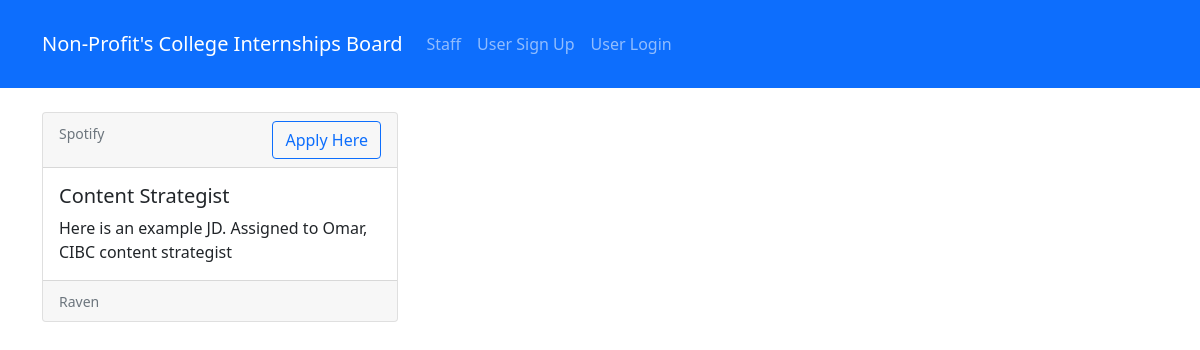
/show_internship/3/, run on the app's committed database.
### board/models.py (models this page shows, shortened)
class Internship(models.Model):
    position_title = models.CharField(max_length=200)
    date_posted = models.DateField(default=date.today)
    app_link= models.URLField()
    description = models.TextField(blank=True)
    staff = models.ForeignKey(Staff, null=True, on_delete= models.SET_NULL)
    company = models.ForeignKey(Company, null=True, on_delete= models.SET_NULL)

class Company(models.Model):
    name = models.CharField(max_length=200)
    org_partner = models.BooleanField()
    website = models.URLField()
    location = models.CharField(max_length=200, blank=True)
    def __str__(self):
        return self.name

class Staff(models.Model):
    name= models.CharField(max_length=150)
    position = models.CharField(max_length=200)
    email = models.EmailField()
    def __str__(self):
        return self.name

### board/views.py (the view)
# urls.py: path('show_internship/<internship_id>/',views.show_internship,name='show-internship'),
def show_internship(request, internship_id):
    internship = Internship.objects.get(pk=internship_id)
    context = {
        'internship': internship
    }
    return render(request, 'board/show_internship.html', context)

### board/templates/board/show_internship.html
{% extends "board/base.html" %}
{% block content %}
    <div class="row row-cols-1 row-cols-md-3 g-4">
        <div class="col">
          <div class="card h-100">
            <div class="card-header">
              <small class="text-muted">{{ internship.company }}</small>
              <a href="{{ internship.app_link }}" class="btn btn-outline-primary float-end">Apply Here</a>
            </div>
            <div class="card-body">
              <h5 class="card-title">{{ internship.position_title }}</h5>
              <p class="card-text">{{ internship.description }}</p>
            </div>
            <div class="card-footer">
              <small class="text-muted">{{ internship.staff }}</small>
            </div>
          </div>
        </div>
    </div>
{% endblock content %}

### data on the page
Internship: company "Spotify", position_title "Content Strategist", description "Here is an example JD. Assigned to Omar, CIBC content strategist", staff "Raven"
